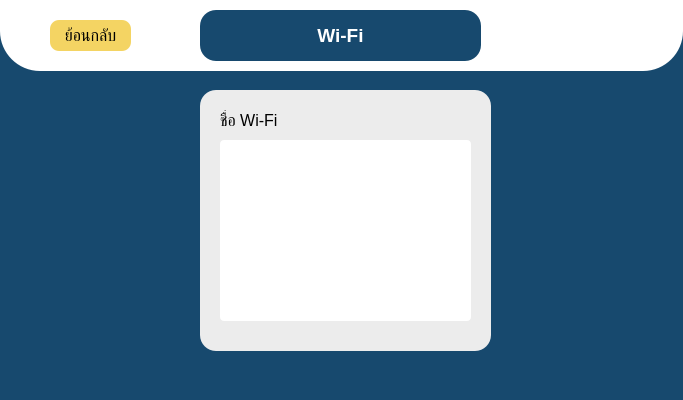
<?xml version="1.0" encoding="UTF-8"?>
<ui version="4.0">
 <class>wifi</class>
 <widget class="QMainWindow" name="wifi">
  <property name="geometry">
   <rect>
    <x>0</x>
    <y>0</y>
    <width>683</width>
    <height>400</height>
   </rect>
  </property>
  <property name="windowTitle">
   <string>Wi-Fi</string>
  </property>
  <property name="styleSheet">
   <string notr="true">
background-color: rgb(23, 73, 110);</string>
  </property>
  <widget class="QWidget" name="centralwidget">
   <widget class="QFrame" name="frame_2">
    <property name="geometry">
     <rect>
      <x>200</x>
      <y>90</y>
      <width>291</width>
      <height>261</height>
     </rect>
    </property>
    <property name="styleSheet">
     <string notr="true">border-radius: 16px;
background-color: rgb(236, 236, 236);</string>
    </property>
    <property name="frameShape">
     <enum>QFrame::StyledPanel</enum>
    </property>
    <property name="frameShadow">
     <enum>QFrame::Raised</enum>
    </property>
    <widget class="QListWidget" name="listWidget">
     <property name="geometry">
      <rect>
       <x>20</x>
       <y>50</y>
       <width>251</width>
       <height>181</height>
      </rect>
     </property>
     <property name="styleSheet">
      <string notr="true">border-radius: 4px;
color: rgb(0, 0, 0);
background-color: rgb(255, 255, 255);
</string>
     </property>
     <property name="frameShape">
      <enum>QFrame::Box</enum>
     </property>
     <property name="frameShadow">
      <enum>QFrame::Plain</enum>
     </property>
     <property name="lineWidth">
      <number>1</number>
     </property>
    </widget>
    <widget class="QLabel" name="name_wifi">
     <property name="geometry">
      <rect>
       <x>20</x>
       <y>20</y>
       <width>191</width>
       <height>21</height>
      </rect>
     </property>
     <property name="font">
      <font>
       <pointsize>12</pointsize>
      </font>
     </property>
     <property name="text">
      <string>ชื่อ Wi-Fi</string>
     </property>
    </widget>
   </widget>
   <widget class="QFrame" name="frame">
    <property name="geometry">
     <rect>
      <x>0</x>
      <y>-60</y>
      <width>683</width>
      <height>131</height>
     </rect>
    </property>
    <property name="styleSheet">
     <string notr="true">border-radius: 40px;
background-color: rgb(255, 255, 255);</string>
    </property>
    <property name="frameShape">
     <enum>QFrame::StyledPanel</enum>
    </property>
    <property name="frameShadow">
     <enum>QFrame::Raised</enum>
    </property>
    <widget class="QLabel" name="label">
     <property name="geometry">
      <rect>
       <x>200</x>
       <y>70</y>
       <width>281</width>
       <height>51</height>
      </rect>
     </property>
     <property name="font">
      <font>
       <pointsize>14</pointsize>
       <weight>75</weight>
       <bold>true</bold>
      </font>
     </property>
     <property name="styleSheet">
      <string notr="true">border-radius: 16px;
color: rgb(255, 255, 255);
background-color: rgb(23, 73, 110);</string>
     </property>
     <property name="frameShape">
      <enum>QFrame::Box</enum>
     </property>
     <property name="lineWidth">
      <number>1</number>
     </property>
     <property name="text">
      <string>Wi-Fi</string>
     </property>
     <property name="textFormat">
      <enum>Qt::AutoText</enum>
     </property>
     <property name="scaledContents">
      <bool>false</bool>
     </property>
     <property name="alignment">
      <set>Qt::AlignCenter</set>
     </property>
     <property name="wordWrap">
      <bool>true</bool>
     </property>
    </widget>
    <widget class="QPushButton" name="add_back_pushButton">
     <property name="geometry">
      <rect>
       <x>50</x>
       <y>80</y>
       <width>81</width>
       <height>31</height>
      </rect>
     </property>
     <property name="font">
      <font>
       <pointsize>12</pointsize>
      </font>
     </property>
     <property name="styleSheet">
      <string notr="true">border-radius: 9px;
color: rgb(0, 0, 0);
background-color: rgb(244, 212, 99);</string>
     </property>
     <property name="text">
      <string>ย้อนกลับ</string>
     </property>
    </widget>
   </widget>
  </widget>
 </widget>
 <resources/>
 <connections/>
</ui>
